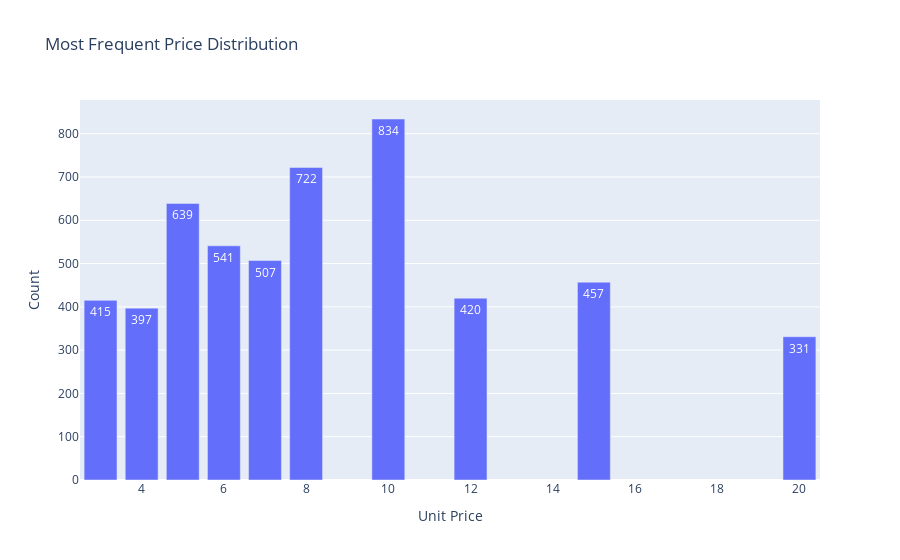

The notebook cell this image was saved under:
### Code cell
import plotly.express as px

# Create a DataFrame with counts of unit prices
unit_price_counts = df_package_not_null['unit price'].value_counts().reset_index()

# Rename the columns for clarity
unit_price_counts.columns = ['Unit Price', 'Count']

# Select the top 10 most frequent unit prices
top_prices = unit_price_counts.head(10)

# Create a bar chart to visualize the distribution of the most frequent unit prices
fig = px.bar(
    top_prices,
    x='Unit Price',
    y='Count',
    title='Most Frequent Price Distribution',
    text_auto=True
)

# Update the layout and traces for better visibility
fig.update_layout(yaxis_title="Count")
fig.update_traces(textposition='inside')

# Display the figure
fig.show()

### Figure 1 — Plotly figure (JSON) as saved in the notebook; plotly's stock layout.template omitted (floating-point values rounded to 4 significant figures)
{"data": [{"alignmentgroup": "True", "hovertemplate": "Unit Price=%{x}<br>Count=%{y}<extra></extra>", "legendgroup": "", "marker": {"color": "#636efa", "pattern": {"shape": ""}}, "name": "", "offsetgroup": "", "orientation": "v", "showlegend": false, "textposition": "inside", "texttemplate": "%{y}", "type": "bar", "x": [10, 8, 5, 6, 7, 15, 12, 3, 4, 20], "xaxis": "x", "y": [834, 722, 639, 541, 507, 457, 420, 415, 397, 331], "yaxis": "y"}], "layout": {"autosize": true, "barmode": "relative", "legend": {"tracegroupgap": 0}, "title": {"text": "Most Frequent Price Distribution"}, "xaxis": {"anchor": "y", "autorange": true, "domain": [0, 1], "range": [2.5, 20.5], "title": {"text": "Unit Price"}, "type": "linear"}, "yaxis": {"anchor": "x", "autorange": true, "domain": [0, 1], "range": [0, 877.9], "title": {"text": "Count"}, "type": "linear"}}}
